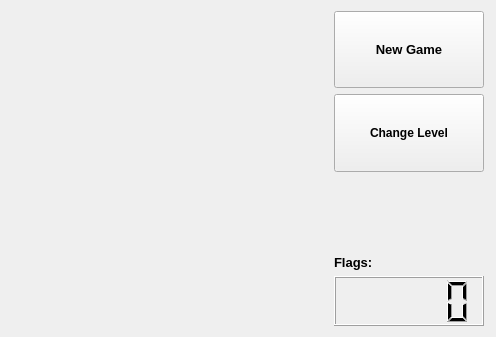
<?xml version="1.0" encoding="UTF-8"?>
<ui version="4.0">
 <class>MainWindow</class>
 <widget class="QMainWindow" name="MainWindow">
  <property name="geometry">
   <rect>
    <x>0</x>
    <y>0</y>
    <width>496</width>
    <height>337</height>
   </rect>
  </property>
  <property name="sizePolicy">
   <sizepolicy hsizetype="Minimum" vsizetype="Minimum">
    <horstretch>0</horstretch>
    <verstretch>0</verstretch>
   </sizepolicy>
  </property>
  <property name="windowTitle">
   <string>Medvedev Sapper</string>
  </property>
  <property name="windowIcon">
   <iconset>
    <normalon>:/icons/icon.png</normalon>
   </iconset>
  </property>
  <widget class="QWidget" name="centralWidget">
   <layout class="QHBoxLayout" name="horizontalLayout">
    <item>
     <widget class="SnapperView" name="sapperWidget" native="true">
      <property name="sizePolicy">
       <sizepolicy hsizetype="Fixed" vsizetype="Fixed">
        <horstretch>0</horstretch>
        <verstretch>0</verstretch>
       </sizepolicy>
      </property>
      <property name="minimumSize">
       <size>
        <width>315</width>
        <height>315</height>
       </size>
      </property>
     </widget>
    </item>
    <item>
     <layout class="QVBoxLayout" name="verticalLayout">
      <item>
       <widget class="QPushButton" name="pushButton">
        <property name="sizePolicy">
         <sizepolicy hsizetype="Fixed" vsizetype="Expanding">
          <horstretch>0</horstretch>
          <verstretch>0</verstretch>
         </sizepolicy>
        </property>
        <property name="minimumSize">
         <size>
          <width>150</width>
          <height>0</height>
         </size>
        </property>
        <property name="maximumSize">
         <size>
          <width>150</width>
          <height>16777215</height>
         </size>
        </property>
        <property name="font">
         <font>
          <pointsize>10</pointsize>
          <weight>75</weight>
          <bold>true</bold>
         </font>
        </property>
        <property name="text">
         <string>New Game</string>
        </property>
       </widget>
      </item>
      <item>
       <widget class="QPushButton" name="pushButton_2">
        <property name="sizePolicy">
         <sizepolicy hsizetype="Fixed" vsizetype="Expanding">
          <horstretch>0</horstretch>
          <verstretch>0</verstretch>
         </sizepolicy>
        </property>
        <property name="minimumSize">
         <size>
          <width>150</width>
          <height>0</height>
         </size>
        </property>
        <property name="maximumSize">
         <size>
          <width>150</width>
          <height>16777215</height>
         </size>
        </property>
        <property name="font">
         <font>
          <weight>75</weight>
          <bold>true</bold>
         </font>
        </property>
        <property name="text">
         <string>Change Level</string>
        </property>
       </widget>
      </item>
      <item>
       <spacer name="verticalSpacer">
        <property name="orientation">
         <enum>Qt::Vertical</enum>
        </property>
        <property name="sizeHint" stdset="0">
         <size>
          <width>40</width>
          <height>27</height>
         </size>
        </property>
       </spacer>
      </item>
      <item>
       <widget class="QLabel" name="label">
        <property name="font">
         <font>
          <pointsize>10</pointsize>
          <weight>75</weight>
          <bold>true</bold>
         </font>
        </property>
        <property name="text">
         <string>Flags:</string>
        </property>
       </widget>
      </item>
      <item>
       <widget class="QLCDNumber" name="lcdNumber">
        <property name="sizePolicy">
         <sizepolicy hsizetype="Preferred" vsizetype="Preferred">
          <horstretch>0</horstretch>
          <verstretch>0</verstretch>
         </sizepolicy>
        </property>
        <property name="minimumSize">
         <size>
          <width>150</width>
          <height>50</height>
         </size>
        </property>
        <property name="maximumSize">
         <size>
          <width>150</width>
          <height>16777215</height>
         </size>
        </property>
        <property name="font">
         <font>
          <pointsize>20</pointsize>
          <weight>75</weight>
          <bold>true</bold>
         </font>
        </property>
       </widget>
      </item>
     </layout>
    </item>
   </layout>
  </widget>
 </widget>
 <layoutdefault spacing="6" margin="11"/>
 <customwidgets>
  <customwidget>
   <class>SnapperView</class>
   <extends>QWidget</extends>
   <header location="global">snapperview.h</header>
   <container>1</container>
   <slots>
    <signal>scoreChangedSignal(int)</signal>
    <signal>sizeChangedSignal(int,int)</signal>
    <slot>newGameSlot()</slot>
    <slot>setLevelSlot()</slot>
   </slots>
  </customwidget>
 </customwidgets>
 <resources/>
 <connections>
  <connection>
   <sender>pushButton</sender>
   <signal>clicked()</signal>
   <receiver>sapperWidget</receiver>
   <slot>newGameSlot()</slot>
   <hints>
    <hint type="sourcelabel">
     <x>792</x>
     <y>81</y>
    </hint>
    <hint type="destinationlabel">
     <x>634</x>
     <y>89</y>
    </hint>
   </hints>
  </connection>
  <connection>
   <sender>sapperWidget</sender>
   <signal>scoreChangedSignal(int)</signal>
   <receiver>lcdNumber</receiver>
   <slot>display(int)</slot>
   <hints>
    <hint type="sourcelabel">
     <x>634</x>
     <y>421</y>
    </hint>
    <hint type="destinationlabel">
     <x>792</x>
     <y>420</y>
    </hint>
   </hints>
  </connection>
  <connection>
   <sender>pushButton_2</sender>
   <signal>clicked()</signal>
   <receiver>sapperWidget</receiver>
   <slot>setLevelSlot()</slot>
   <hints>
    <hint type="sourcelabel">
     <x>792</x>
     <y>158</y>
    </hint>
    <hint type="destinationlabel">
     <x>634</x>
     <y>263</y>
    </hint>
   </hints>
  </connection>
  <connection>
   <sender>sapperWidget</sender>
   <signal>sizeChangedSignal(int,int)</signal>
   <receiver>MainWindow</receiver>
   <slot>sizeChangedSlot(int,int)</slot>
   <hints>
    <hint type="sourcelabel">
     <x>204</x>
     <y>121</y>
    </hint>
    <hint type="destinationlabel">
     <x>334</x>
     <y>0</y>
    </hint>
   </hints>
  </connection>
 </connections>
 <slots>
  <slot>sizeChangedSlot(int,int)</slot>
 </slots>
</ui>
